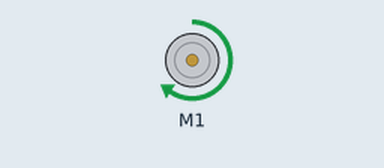
This sketch was run on a simulated Arduino Uno, built with avr-gcc and run on an emulated ATmega328P. Shown: DC motor (green arrow = forward, orange = backward, longer = faster). What the sketch prints to the serial monitor is not drawn.

Above: at 0.1 s.
Timing chart, 0 to 1.6 s (numbered marks = the images above):
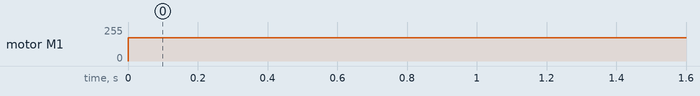

Measured:
- by itself, motor M1: stopped → forward 175/255 at 0.00 s

The sketch:

sketch_may02b.ino
```cpp
#include <Wire.h>
#include <Adafruit_MotorShield.h>
#include "utility/Adafruit_PWMServoDriver.h"

// Create the motor shield object with the default I2C address
Adafruit_MotorShield AFMS = Adafruit_MotorShield();
// Or, create it with a different I2C address (say for stacking)
// Adafruit_MotorShield AFMS = Adafruit_MotorShield(0x61);

// Select which 'port' M1, M2, M3 or M4. In this case, M1
Adafruit_DCMotor *myMotor = AFMS.getMotor(1);
// You can also make another motor on port M2
//Adafruit_DCMotor *myOtherMotor = AFMS.getMotor(2);

void setup() {
  Serial.begin(9600);           // set up Serial library at 9600 bps
  Serial.println("Adafruit Motorshield v2 - DC Motor test!");

  AFMS.begin();  // create with the default frequency 1.6KHz
  //AFMS.begin(1000);  // OR with a different frequency, say 1KHz

  // Set the speed to start, from 0 (off) to 255 (max speed)
  myMotor->setSpeed(175);
  myMotor->run(FORWARD);
  // turn on motor
  myMotor->run(RELEASE);
}

void loop() {
  // put your main code here, to run repeatedly:
myMotor->run(FORWARD);
}
```
